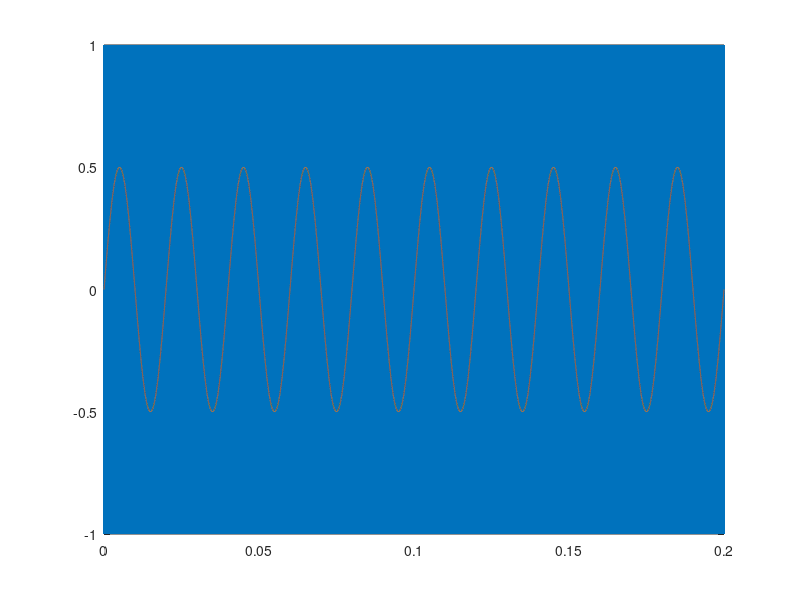
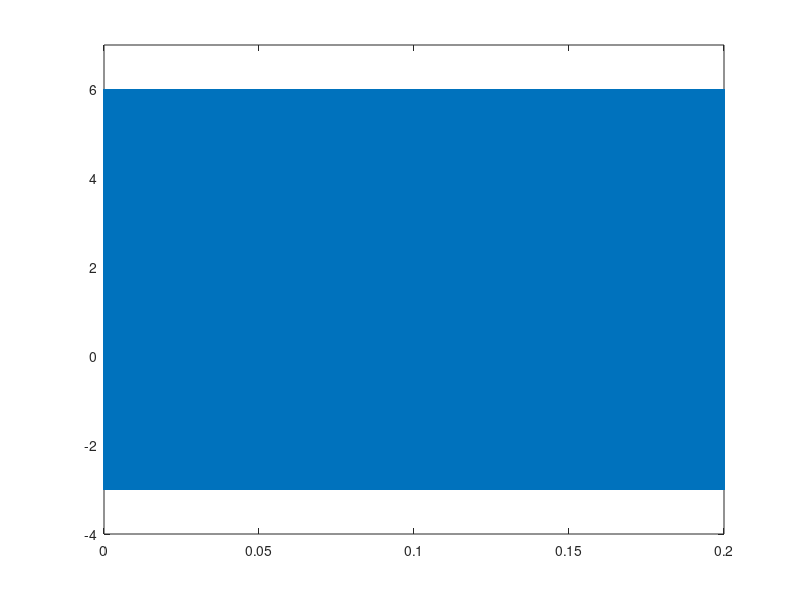

MATLAB code for these plots, in order:
%%
clear
clc
%%
f_c= 5e4; %% in Hz
N=100000; %% determines time interval
sampleTime = 1/(10*f_c);
time= 0:sampleTime:sampleTime*N;

sampleNumber= length(time); %% or it is equal to N+1

%%
% sequence creater
%each sample time 1 or -1 sequence is created

sequenceCounter=0;
sequence= zeros(1,sampleNumber);
for i=1:length(time)
    if sequenceCounter==0 
       sequence(i)=-1;
       sequenceCounter=sequenceCounter+1;
    else 
        sequence(i)=1;
        sequenceCounter=0;
                 
    end 
   
    
end

%%
f_m= 50; % carrier frequency
m= 0.5; % modulation index
%%
carrier=[];
for i=1:length(time)
    carrier= [carrier m*sin(2*pi*f_m*time(i))];
    
end
%%
figure();
plot(time,sequence);
hold on;
plot(time,carrier)

%%
PWMon=6;
PWMoff=-3;
pwm = [];
for i=1:length(time)
    if carrier(i)> sequence(i)
       pwm=[pwm PWMon];
    else
        pwm=[pwm PWMoff];
    end
    
end

%%
figure();
plot(time, pwm);
ylim([-4 7])